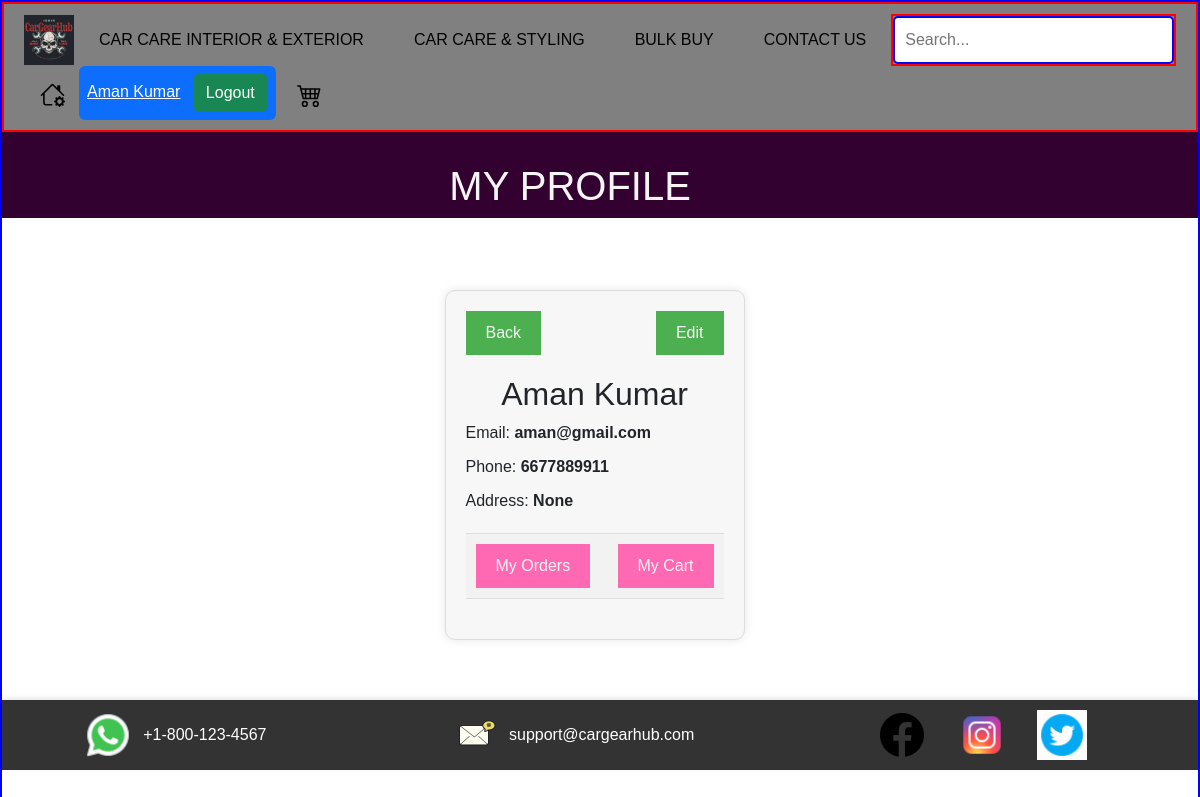
/customer_page/ (signed in), run on an earlier commit of the app's database.
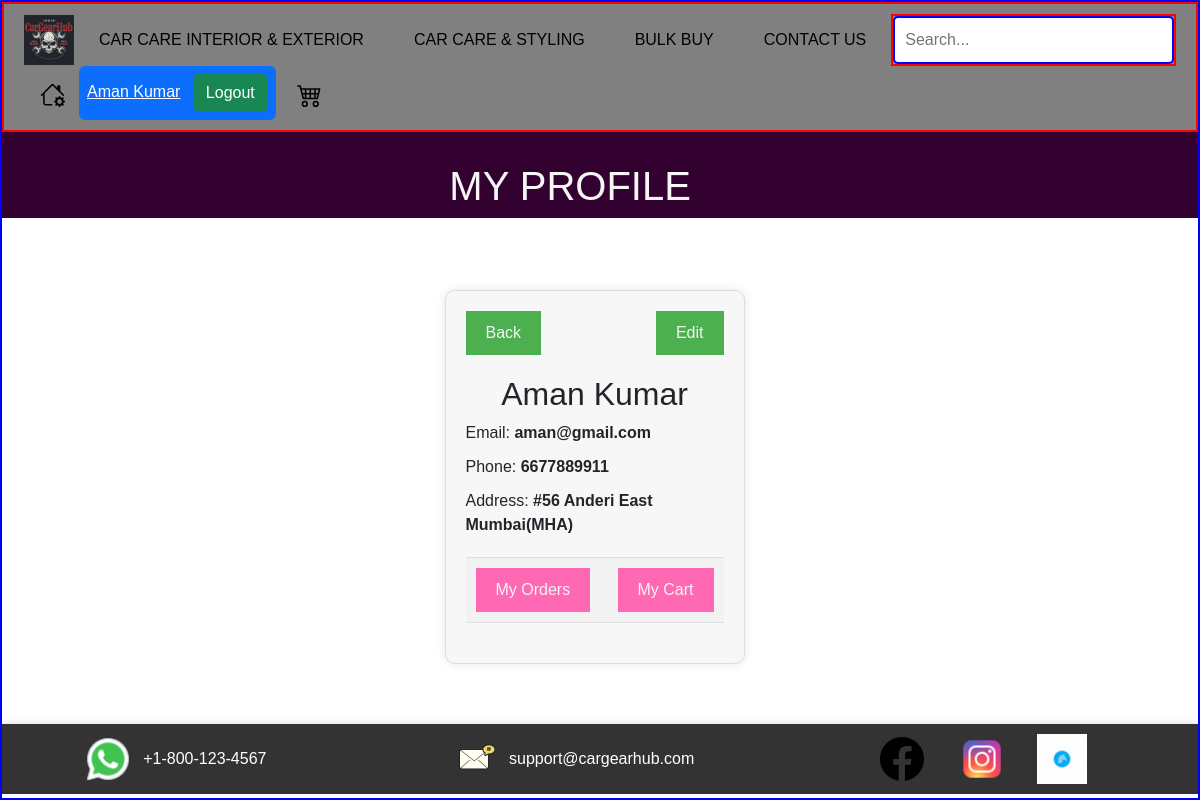
And on a later commit of the database.
### app/models.py (models this page shows, shortened)
class Customer_data(models.Model):
    customer_id=models.AutoField(primary_key=True, unique=True)
    customer_name=models.CharField(max_length=100)
    customer_email=models.EmailField(max_length=100)
    customer_password=models.CharField(max_length=20)
    customer_gender=models.CharField(max_length=10)
    customer_role=models.CharField(max_length=20)
    customer_phone=models.CharField(max_length=10)
    customer_address=models.TextField(null=True)

### app/views.py (the view)
# urls.py: path('customer_page/', views.customerpage , name='customer'),
def customerpage(request):
    if not(request.session.get('customer_id')):
        return redirect("login")
    customer_data=models.Customer_data.objects.get(customer_id=request.session.get('customer_id'))
    data={
        'customer_data':customer_data
    }
    return render(request, "customer/customer.html", context=data)

### app/templates/customer/customer.html (shortened to what this page needs)
<!DOCTYPE html>
{% load static %}
<html lang="en">
<head>
    <link href="https://cdn.jsdelivr.net/npm/bootstrap@5.3.3/dist/css/bootstrap.min.css" rel="stylesheet"
>
    <link rel="stylesheet" href="{% static 'app/css/customer/customer.css' %}">
</head>
<body>
    {% include 'navbar.html' %}
    <div class="cust_mer" style="background-color:#32012F ">
    <h1 style="color:whitesmoke; text-align: center;margin-top: 2.5%; margin-right: 5%;">MY PROFILE</h1>
    </div>
    <div class="profile-card">
        <div class="profile-header">
          <button class="back-btn"><a href="{% url 'home' %}" style="text-decoration: none; color:whitesmoke">Back</a></button>
          <button class="edit-btn"><a href="{% url  'update_profile' %}" style="text-decoration:none; color:whitesmoke;">Edit</a></button>
        </div>
        <div class="profile-details">
          <h2>{{customer_data.customer_name}}</h2>
          <p>Email: <span>{{customer_data.customer_email}}</span></p>
          <p>Phone: <span>{{customer_data.customer_phone}}</span></p>
          <p>Address: <span>{{customer_data.customer_address}}</span></p>
        </div>
        <div class="middle-bar">
          <button class="order-btn"><a href="{% url 'order' %}" style="text-decoration: none; color: whitesmoke;"  >My Orders</a></button>
          <button class="cart-btn"><a href="{% url 'cart' %}" style="text-decoration: none; color:whitesmoke">My Cart</a></button>
        </div>
      </div>
    {% include 'footer.html' %}
</body>

### app/templates/navbar.html (shortened to what this page needs)
<!doctype html>
{% load static %}
<html lang="en">
  <head>
    <link href="https://cdn.jsdelivr.net/npm/bootstrap@5.3.3/dist/css/bootstrap.min.css" rel="stylesheet">
    <link rel="stylesheet" href="{% static 'app/css/owl.carousel.min.css' %}">
    <link rel="stylesheet" href="{% static 'app/css/all.min.css' %}">
    <link rel="stylesheet" href="{% static 'app/css/navbar.css' %}">
  </head>
  <body>
    <nav class="navbar">
        <img src="{% static 'app/images/banner/brandlogo1.png' %}" alt="Brand Logo" class="brand-logo">
        <ul class="nav-menu">
            <li class="nav-item">
                <a href="#">CAR CARE INTERIOR & EXTERIOR</a>
            </li>
            <li class="nav-item">
                <a href="#">CAR CARE & STYLING</a>
            </li>
            <li class="nav-item">
                <a href="#">BULK BUY</a>
            </li>
            <li class="nav-item">
                <a href="{% url 'contactus' %}">CONTACT US</a>
        </ul>
        <div class="search-bar">
            <input type="text" placeholder="Search...">
        </div>
        <div class="nav-icons">
            <button class="icon-button" onclick="location.href='{% url 'home' %}'">
            </button>
            {% if request.session.customer_id or request.session.admin_id %}
            <div class = "ms-2 bg-primary p-2 rounded">
                {% if request.session.customer_id %}
                <a class="text-white"  href="{% url 'customer' %}">{{request.session.customer_name}}</a>
                {% elif request.session.admin_id %}
                <a class="text-white" href="{% url 'admin_dashboard' %}">{{request.session.admin_name}}</a>
                {% endif %}
              <a class="btn btn-success ms-2" href="{% url 'logout' %}">Logout</a>
            </div>
              {% else %}
              <a type="button" class="btn btn-success" href="{% url 'signup' %}" style="margin-left: 30px;" >SignUp</a>
             <a type="button" class="btn btn-dark" href="{% url 'login' %}" style="margin-left: 30px;">login</a>
              {% endif %}
            <button class="icon-button"onclick="location.href='#'" style="margin-left: 15px;">
            </button>
        </div>
    </nav>
  </body>
</html>

What changed in the data, as far as the page shows it:
changed Customer_data "Aman Kumar": customer_address "None" → "#56 Anderi East Mumbai(MHA)"
